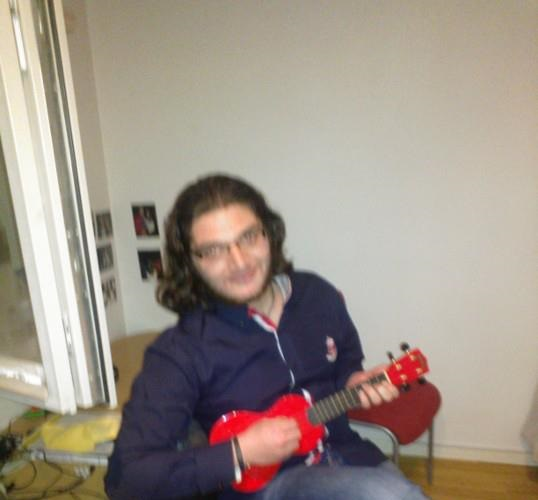
%> input picture stegonagrafi/im.jpg, 538 x 500 px
$ octave stegonagraf.m   (GNU Octave 9; MATLAB toolbox functions it lacks are replaced by stand-ins)
%> lines starting %> are read from the running program, lines starting %| are printed output that depends on the picture

covername = input('imge dosyanýzýn adýný uzantýsý ile giriniz (örn jennifer.bmp): ', 's');
%> the answer given: im.jpg

messagename = input('gizlenecek imgenizin adýný uzantýsý ile giriniz: ', 's');
%> the answer given: im2.jpg


cover = imread(covername);
%> cover is the input picture: size 500x538x3 uint8; mean R, G, B 157.8, 146.3, 135.5
message = imread(messagename);
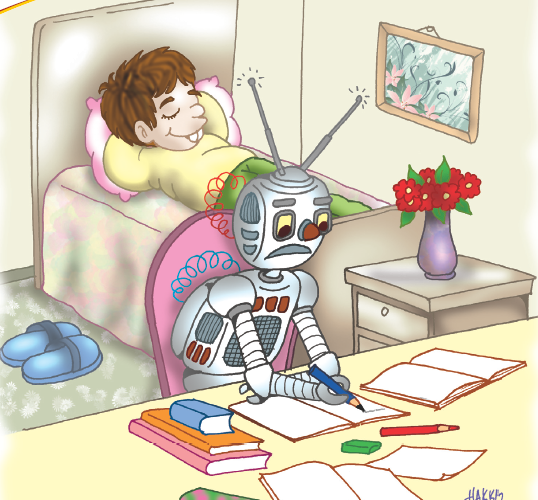
%> input picture stegonagrafi/im2.jpg, 538 x 500 px
%> message is the input picture: size 500x538x3 uint8; mean R, G, B 214.8, 205.6, 186.7


figure(1), imshow(cover); title('Orjinal Ýmge (Cover Image)');
figure(2), imshow(message);title('Saklanan Ýmge (Message Image)');


cover=double(cover);
%> cover: size 500x538x3 double
message=double(message);
%> message: size 500x538x3 double


imbed=3;


messageshift=bitshift(message,-(8-imbed));
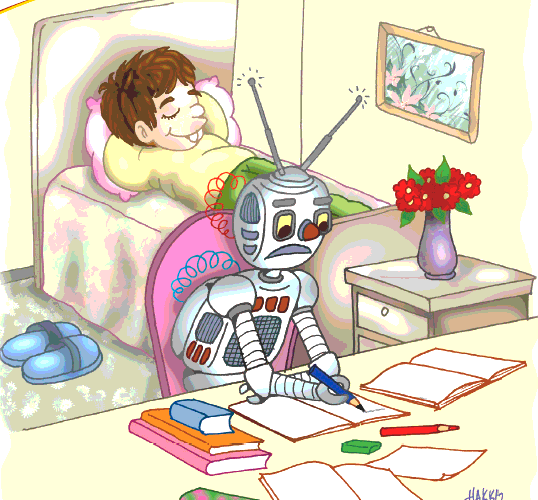
%> messageshift: size 500x538x3 double; mean R, G, B 6.1, 5.83, 5.28; drawn with min black and max white


showmess=uint8(messageshift);
showmess=bitshift(showmess,8-imbed);
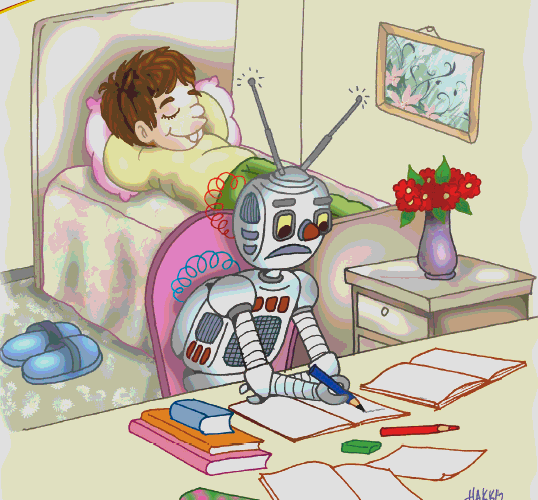
%> showmess: size 500x538x3 uint8; mean R, G, B 195.1, 186.5, 168.9
figure(3),imshow(showmess);title('Saklanacak 4 Bitlik imge');


coverzero = cover;
for i=1:imbed
coverzero=bitset(coverzero,i,0);
end


stego = uint8(coverzero)+uint8(messageshift);
figure(4),imshow(stego);title('Stego image');


imwrite(showmess,'showmesscolor.bmp');


imwrite(stego,'stegocolor.bmp');
